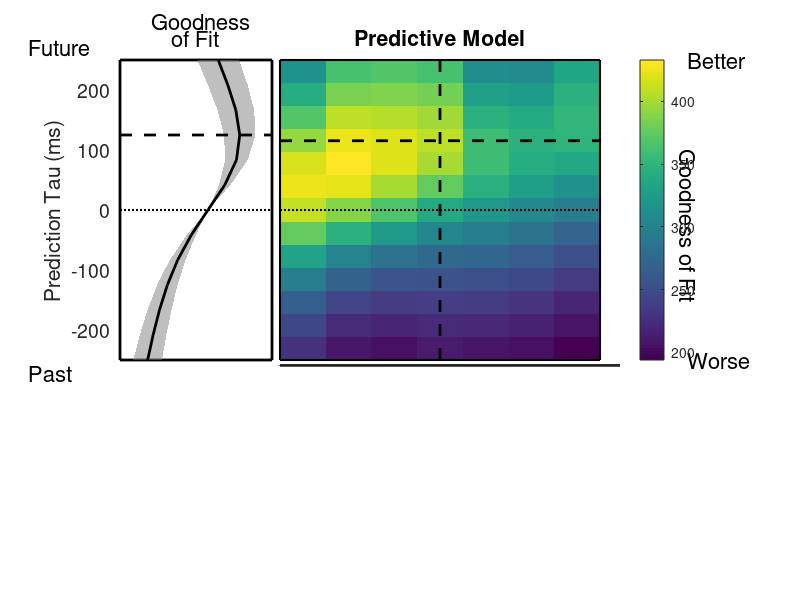

The MATLAB script that drew this image:
% Generates Figure 4E plot from multivariate regression analysis.
% Run regression_model_fpm.m prior to running this.
% Shaw,L, Wang KH, Mitchell, J (2024) Fast Prediction in Marmoset Reach-to-Grasp Movements for Dynamic Prey.
%
% This function performs multivariate linear regression modeling according
% to the equation in Figure 4C and outputs AIC difference.
% Jude Mitchell, Kuan Hong Wang, and Luke Shaw 4/2023
% Matlab R2022b
%
% Reaching data structure marmo_reach_model.mat available at
% https://doi.org/10.5281/zenodo.7869286

%******* make figure with special color map to illustrate peak
clear all
load('marmo_AIC_jack'); %saved output variable space from regression_model_fpm

%% ******

AICbase = squeeze(AICj(1,:,:) - AICj(4,:,:));  % base model, normed auto model (4)
basebest = min(min(AICbase));
AICpred = squeeze(AICj(2,:,:) - AICj(4,:,:));
AICdiff = AICpred - AICbase;
%***** works out the same as AICdiff
if (0)
  zmin = find( AICdiff == min(min(AICdiff)) );  
else
  %***** determin the min on the visuomotor delay of 80 ms
  X = q ./ 240;
  Xdist = (X - 0.08) .^ 2;
  mdist = min(Xdist);
  zz = find( Xdist == mdist);
  xmin = zz(1);
  mino = min( squeeze(AICpred(xmin,:)) );
  zmin = find( AICpred == mino );  
end
%****************
X=repmat(q./240,length(p),1)';
Y=repmat(p./240,length(q),1);
%*********

%***** store size of nT in next round
nT = 0;
for jk = 1:length(model.x.hand)
    nT = nT + length(model.x.hand{jk});
end

%****** compute Jacknifed version
% AICjakbase = zeros(JackN,size(AIC,1),size(AIC,2));
% AICjakpred = zeros(JackN,size(AIC,1),size(AIC,2));
% AICjakdiff = zeros(JackN,size(AIC,1),size(AIC,2));
for jk = 1:JackN
   AICjakbase(jk,:,:) = squeeze( (AICjack{jk}(1,:,:) - AICjack{jk}(4,:,:)) );
   AICjakpred(jk,:,:) = squeeze( (AICjack{jk}(2,:,:) - AICjack{jk}(4,:,:)) );
   % AICjakdiff(jk,:,:) = squeeze( (AICjack{jk}(2,:,:) - AICjack{jk}(1,:,:)) );  % not identical at zero
   AICjakdiff(jk,:,:) = squeeze( (AICjack{jk}(2,:,:) - AICjack{jk}(5,:,:)) ); % converges at zero 
end
AIC_base_std = squeeze( std(AICjakbase) ) * sqrt(JackN-1);
AIC_pred_std = squeeze( std(AICjakpred) ) * sqrt(JackN-1);
AIC_diff_std = squeeze( std(AICjakdiff) ) * sqrt(JackN-1);
AICstd = AIC_diff_std;

%********* colormap to emphasize trough
cmap = viridis(101);
%**** transform back to likelihood
%nT = 2778;
%AICdiff = AICdiff * nT;
%AICstd = AICstd * nT;
%***************
iX = q/240;
iY = p/240;
PeakVM = X(zmin);
PeakTP = Y(zmin);  
xp = find( PeakVM == iX );
yp = find( PeakTP == iY );
%****** modify to show prediction performance
TPcurve = -AICpred(xp,:);
TPstd = AIC_diff_std(xp,:);  % shows variance pred model to PNP line
TPpnp = mean(-AICbase(xp,:));

%***********
VMcurve = AICdiff(:,yp)';
VMstd = AICstd(:,yp)';  % from 10 fold Jacknife
%******
%***** model with no cricket term, what is best prediction?
VMDcurve = AICbase(:,yp)';
VMDstd = AIC_base_std(:,yp)';
%*********

hf = figure
set(hf,'Position',[100 100 800 800]);
subplot('Position',[0.35 0.40 0.5 0.5]);
diffX = 0.5*median(diff(iX));
diffY = 0.5*median(diff(iY));
minx = min(iX)-diffX;
maxx = max(iX)+diffX;
miny = min(iY)-diffY;
maxy = max(iY)+diffY;
imagesc(flipud(iX),iY,flipud(-AICpred')); hold on;
plot([minx,maxx],[0,0],'k:','LineWidth',1.5);
plot([PeakVM,PeakVM],[miny,maxy],'k--','LineWidth',2);
plot([minx,maxx],[-PeakTP,-PeakTP],'k--','LineWidth',2);
%** box in image
plot([minx,minx,maxx,maxx,minx],[miny,maxy,maxy,miny,miny],'k-',...
        'LineWidth',1.5);
text((minx+(1.275*(maxx-minx))),(miny+(0.3*(maxy-miny))),...
        'Goodness of Fit','Rotation',-90,'Fontsize',16);
text((minx+(1.275*(maxx-minx))),(miny+(0.0*(maxy-miny))),...
        'Better','Fontsize',16);
text((minx+(1.275*(maxx-minx))),(miny+(1.0*(maxy-miny))),...
        'Worse','Fontsize',16);
axis off;
%*** bound image with a line
title('Predictive Model');
set(gca,'Fontsize',14);
%******** make a special color map here
colormap(cmap);
colorbar;
%****** add horizontal axis of surface plot
subplot('Position',[0.35 0.39 0.425 0.001]);
axis([min(iX) max(iX) 0 1]);
xticks([-0.04 0 0.04 0.08 0.12]);
xticklabels({'-40','0','40','80','120'});
yticks([]);
set(gca,'Fontsize',14);
set(gca,'Linewidth',2);
xlabel('Visuomotor Delay (secs)')
%********    

%******* Plot marginal on the prediction term
subplot('Position',[0.15 0.40 0.190 0.5]);
SEM = 1;
aminy = min(TPcurve);
amaxy = max(TPcurve);
adiff = (amaxy-aminy);
aminy = aminy - 0.30*adiff;
amaxy = amaxy + 0.35*adiff;
fill([aminy,aminy,amaxy,amaxy,aminy],[miny,maxy,maxy,miny,miny],[1,1,1]); hold on;
plot([aminy,aminy,amaxy,amaxy,aminy],[min(iY),max(iY),max(iY),min(iY),min(iY)],'k-','LineWidth',2); hold on;
%******
xaa = [iY fliplr(iY)];
yaa = [(TPcurve+(SEM*TPstd)) fliplr(TPcurve-(SEM*TPstd))];
fill(yaa,xaa,[0.5,0.5,0.5],'Linestyle','none','FaceAlpha',0.5);
plot(TPcurve,iY,'k-','LineWidth',2); hold on;
%************
PP2Dcolo = [0,0,0];
PN2colo = [0.8,0.0,0.4];
plot([TPpnp,TPpnp],[miny,maxy],'k:','LineWidth',2,'Color',PN2colo);

plot([aminy,amaxy],[0,0],'k:','LineWidth',1.5);
plot([aminy,amaxy],[PeakTP,PeakTP],'k--','LineWidth',2);
axis([aminy amaxy min(iY) max(iY)]);
%*** make your own xticks above
xticks([]);
text(aminy+(0.21*(amaxy-aminy)),miny+(1.08*(maxy-miny)),'Goodness','Fontsize',16);
text(aminy+(0.34*(amaxy-aminy)),miny+(1.03*(maxy-miny)),'of Fit','Fontsize',16);
%*******
text(aminy-(0.60*(amaxy-aminy)),miny+(1.00*(maxy-miny)),'Future','Fontsize',16);
text(aminy-(0.60*(amaxy-aminy)),miny+(0.00*(maxy-miny)),'Past','Fontsize',16);
%*************
yticks([-0.2 -0.1 0.0 0.1 0.2]);
yticklabels({'-200','-100','0','100','200'}); 
set(gca,'Fontsize',14);
ylabel('Prediction Tau (ms)');


